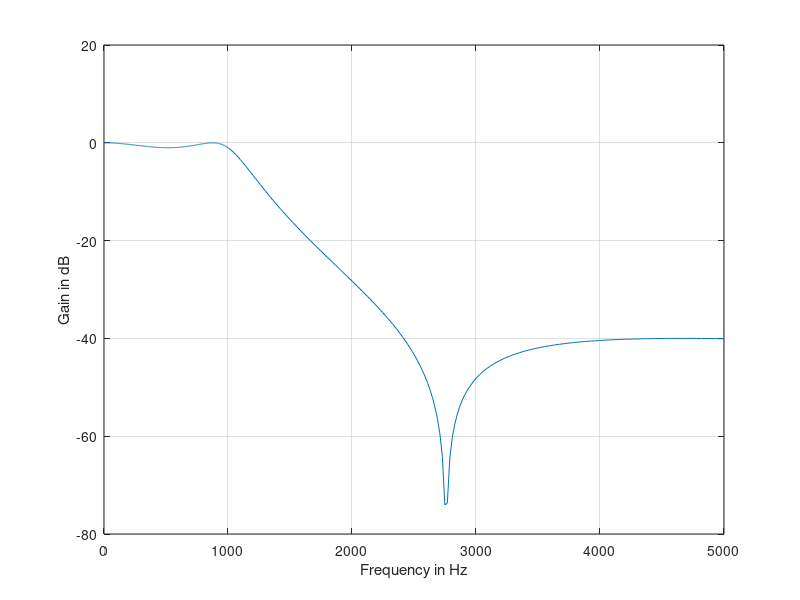

Here is the MATLAB script that generated this plot:
% Design Analog CBI Lowpass Filter
%fp=1K fs=5K Ap=1db As=40db;
wp=2*pi*1000;ws=2*pi*5000;Ap=1;As=40;
%Design filter
[N,wc]=ellipord(wp,ws,Ap,As,'s');
[num,den]=ellip(N,Ap,As,wc,'s');
fprintf('Order of the filter=%.0f\n',N)
disp('Numerator polynomial');
fprintf('%.4e\n',num);
disp('Denominator polynomial');
fprintf('%.4e\n',den);
%Compute Ap and As of designed filter
omega1=linspace(0,wp,500);
omega2=linspace(wp,ws,200);
omega3=linspace(ws,5*1000*pi*2,500);
h1 = 20*log10(abs(freqs(num,den,omega1)));
h2 = 20*log10(abs(freqs(num,den,omega2)));
h3 = 20*log10(abs(freqs(num,den,omega3)));
fprintf('Ap= %.4f\n',max(-h1));
fprintf('As= %.4f\n',min(-h3));
plot ([omega1 omega2 omega3]/(2*pi),[h1 h2 h3]); grid;
xlabel('Frequency in Hz'); ylabel('Gain in dB')